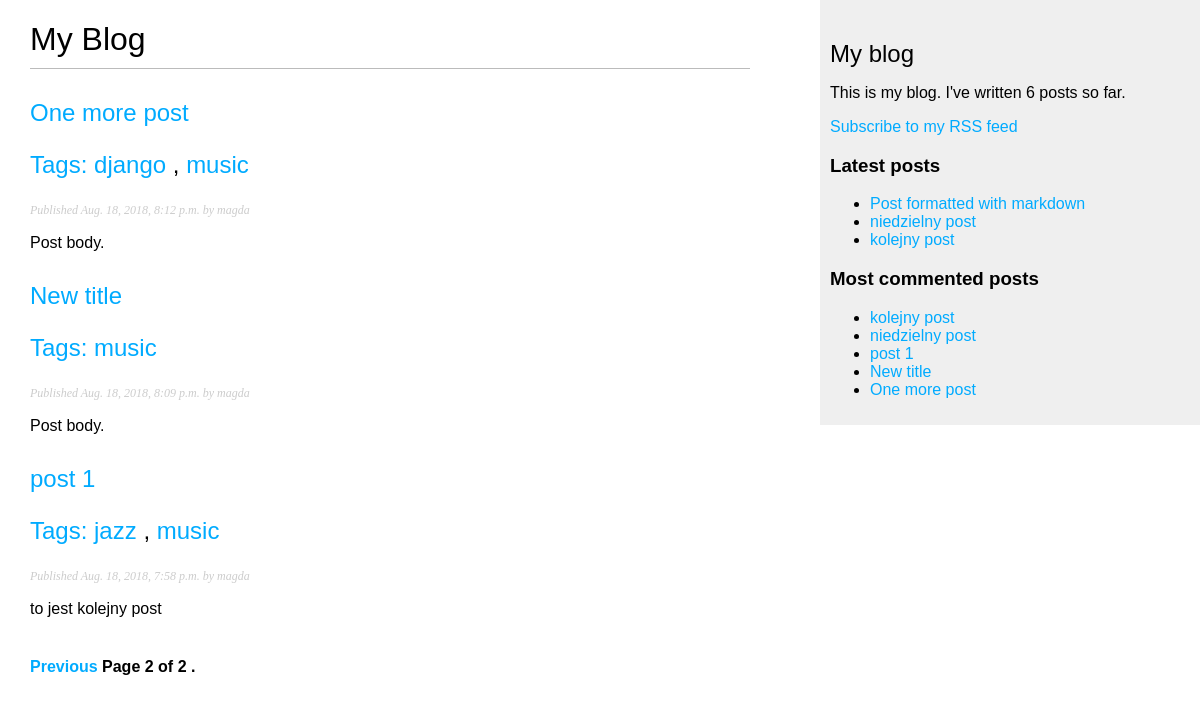
Screenshot of /blog/?page=2 with the database file from the repository.
### blog/models.py (models this page shows, shortened)
class Post(models.Model):
    STATUS_CHOICE = (
        ('draft', 'Draft'),
        ('published', 'Published'),
    )
    title = models.CharField(max_length=250)
    slug = models.SlugField(max_length=250,
                            unique_for_date='publish')
    author = models.ForeignKey(User,
                            on_delete=models.CASCADE,
                            related_name='blog_posts')
    body = models.TextField()
    publish = models.DateTimeField(default=timezone.now)
    created = models.DateTimeField(auto_now_add=True)
    updated = models.DateTimeField(auto_now=True)
    status = models.CharField(max_length=10,
                              choices=STATUS_CHOICE,
                              default='draft')
    objects = models.Manager() #The default manager.
    published = PublishedManager() # Our custom manager.
    tags = TaggableManager()
    class Meta:
        ordering = ('-publish',)
    def get_absolute_url(self):
        return reverse('blog:post_detail',
                        args=[self.publish.year,
                              self.publish.month,
                              self.publish.day,
                              self.slug])

### blog/views.py (the view)
# urls.py: path('', views.post_list, name='post_list'),
def post_list(request, tag_slug=None):
    object_list = Post.published.all()
    tag = None
    if tag_slug:
        tag = get_object_or_404(Tag, slug=tag_slug)
        object_list = object_list.filter(tags__in=[tag])
    paginator = Paginator(object_list, 3) #3 posts in each page
    page = request.GET.get('page')
    try:
        posts = paginator.page(page)
    except PageNotAnInteger:
        posts = paginator.page(1)
    except EmptyPage:
        posts = paginator.page(paginator.num_pages)
    return render(request, 'blog/post/list.html', {'page': page,
                                                   'posts': posts,
                                                   'tag' : tag})

### blog/models.py (called while the page is built)
    def get_queryset(self):
        return super(PublishedManager,
                     self).get_queryset() \
                      .filter(status='published')

### blog/templatetags/blog_tags.py (called while the page is built)
@register.simple_tag
def total_posts():
    return Post.published.count()

@register.inclusion_tag('blog/post/latest_posts.html')
def show_latest_posts(count=5):
    latest_posts = Post.published.order_by('-publish')[:count]
    return {'latest_posts' : latest_posts}

@register.simple_tag
def get_most_commented_posts(count=5):
    return Post.published.annotate(
                total_comments=Count('comments')
                ).order_by('-total_comments')[:count]

@register.filter(name='markdown')
def markdown_format(text):
    return mark_safe(markdown.markdown(text))

### blog/templates/blog/post/list.html (shortened to what this page needs)
{% extends "blog/base.html" %}
{% load blog_tags %}
{% block content %}
  <h1>My Blog</h1>
  {% for post in posts %}
  <h2>
    <a href="{{ post.get_absolute_url }}">
      {{ post.title }}
      <p class="tags">
        Tags:
        {% for tag in post.tags.all %}
            <a href="{% url "blog:post_list_by_tag" tag.slug %}">
              {{ tag.name }}
            </a>
            {% if not forloop.last %}, {% endif %}
        {% endfor %}
      </p>
  </h2>
  <p class="date">
    Published {{ post.publish }} by {{ post.author }}
  </p>
    {{ post.body|markdown|truncatewords_html:30 }}
  {% endfor %}
  {% include "pagination.html" with page=posts %}
{% endblock %}

### blog/templates/blog/base.html (shortened to what this page needs)
{% load blog_tags %}
{% load static %}
<!DOCTYPE html>
<html lang="en" dir="ltr">
  <head>
    <link rel="stylesheet" href="{% static "css/blog.css" %}">
  </head>
  <body>
    <div id="content">
      {% block content %}
      {% endblock %}
    </div>
    <div id="sidebar">
      <h2>My blog</h2>
        <p>This is my blog. I've written {% total_posts %} posts so far.</p>
        <p>
          <a href="{% url "blog:post_feed" %}">Subscribe to my RSS feed</a>
        </p>
      <h3>Latest posts</h3>
      {% show_latest_posts 3 %}
      <h3>Most commented posts</h3>
      {% get_most_commented_posts as most_commented_posts %}
      <ul>
        {% for post in most_commented_posts %}
        <li>
          <a href="{{ post.get_absolute_url }}">{{ post.title }}</a>
        </li>
        {% endfor %}
      </ul>
    </div>
  </body>
</html>

### blog/templates/blog/post/latest_posts.html
<ul>
  {% for post in latest_posts %}
  <li>
    <a href="{{ post.get_absolute_url }}">{{ post.title }}</a>
  </li>
  {% endfor %}
</ul>

### blog/static/css/blog.css (style rules this page uses)
body { margin:0; padding:0; font-family:helvetica, sans-serif; }
a { color:#00abff; text-decoration:none; }
h1 { font-weight:normal; border-bottom:1px solid #bbb; padding:0 0 10px 0; }
h2 { font-weight:normal; margin:30px 0 0; }
#content { float:left; width:60%; padding:0 0 0 30px; }
#sidebar { float:right; width:30%; padding:10px; background:#efefef; height:100%; }
p.date { color:#ccc; font-family: georgia, serif; font-size: 12px; font-style: italic; }

### rows the page displays
Post: title "One more post", publish "Aug. 18, 2018, 8:12 p.m.", author "magda", body "Post body."
Tag: name "django"
Tag: name "music"
Post: title "New title", publish "Aug. 18, 2018, 8:09 p.m.", author "magda", body "Post body."
Post: title "post 1", publish "Aug. 18, 2018, 7:58 p.m.", author "magda", body "to jest kolejny post"
Tag: name "jazz"
Post: title "Post formatted with markdown"
Post: title "niedzielny post"
Post: title "kolejny post"

### other values shown
{{ page.number }} "2"
{{ page.paginator.num_pages }} "2"
